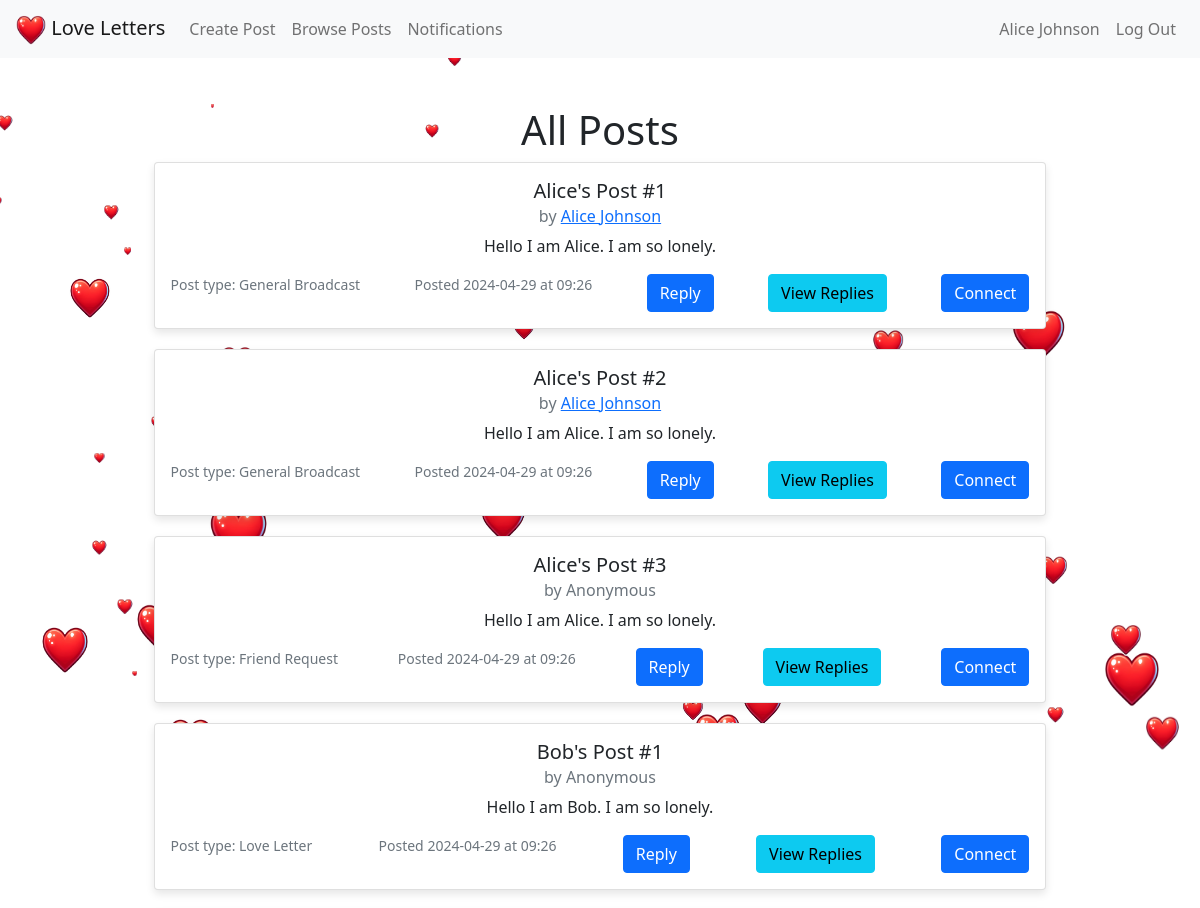
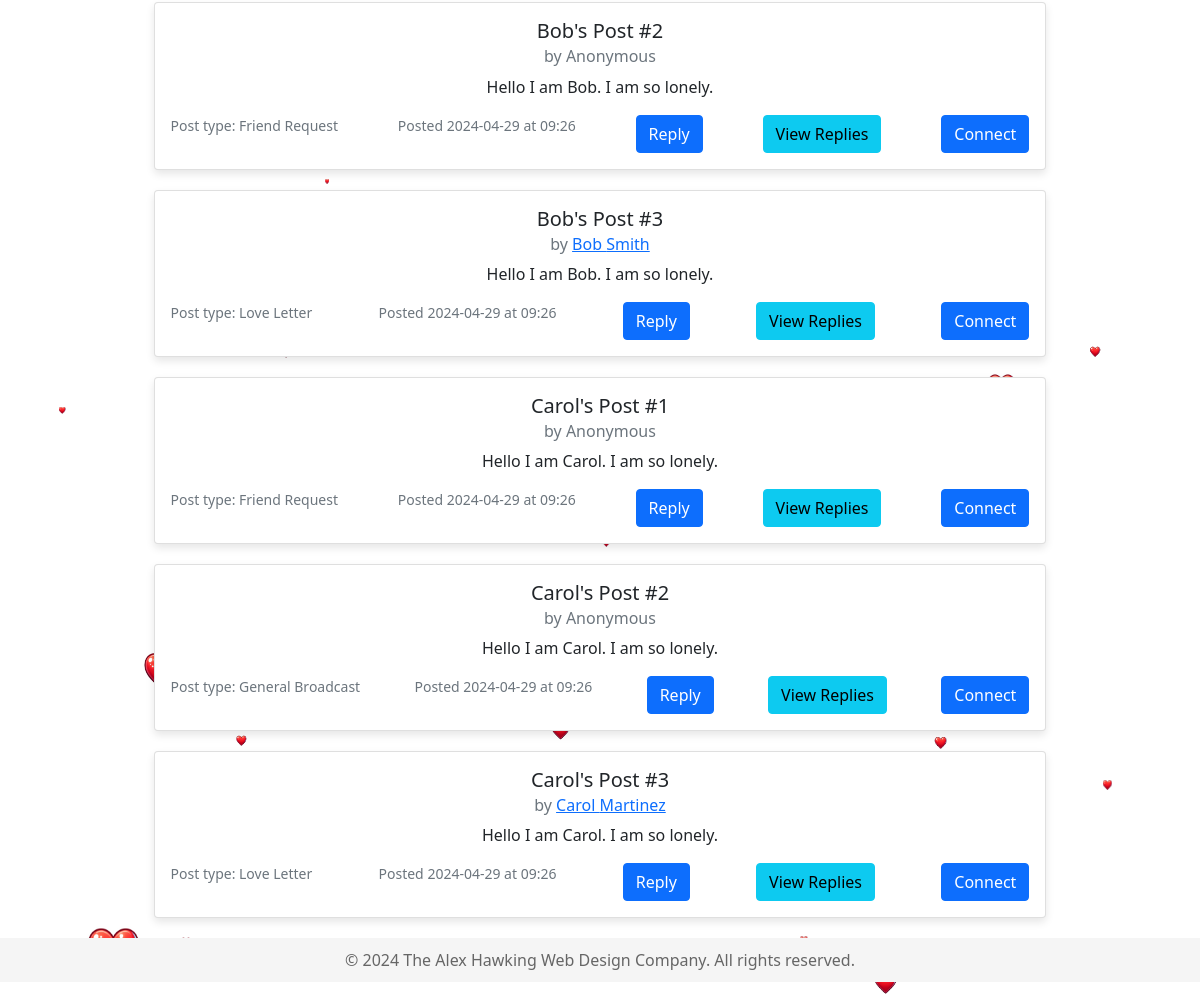
Page /post/browse (signed in) on the committed database (2 pictures, top to bottom).
### models.py (models this page shows)
class Post(db.Model):
    post_id = db.Column(db.Integer, primary_key=True)
    user_id = db.Column(db.Integer, db.ForeignKey("user.user_id"))
    title = db.Column(db.String(200), nullable=False)
    is_anonymous = db.Column(db.Boolean, default=False)
    content = db.Column(db.Text, nullable=False)
    post_type = db.Column(db.String(50), nullable=False)
    created_at = db.Column(db.DateTime, server_default=db.func.now())
    replies = db.relationship(
        "Reply", backref="post", lazy=True, order_by="desc(Reply.created_at)"
    )

class User(db.Model):
    user_id = db.Column(db.Integer, primary_key=True)
    first_name = db.Column(db.String(100), nullable=False)
    last_name = db.Column(db.String(100), nullable=False)
    gender = db.Column(db.String(50))
    email = db.Column(db.String(100), unique=True, nullable=False)
    password_hash = db.Column(db.String(128), nullable=False)
    phone_number = db.Column(db.String(50))
    socials = db.Column(JSON)
    posts = db.relationship("Post", backref="author", lazy=True)
    replies = db.relationship("Reply", backref="replier", lazy=True)

### blueprints/post.py (the view)
@post.route("/browse")
def browse():
    posts = Post.query.options(db.joinedload(Post.replies)).all()
    return render_template("browse.html", posts=posts)

### templates/browse.html (shortened to what this page needs)
{% extends "base.html" %}
{% block content %}
<div class="container mt-5">
    <h1 class="text-center">All Posts</h1>
    {% for post in posts %}
        {% include 'components/postcard.html' %}
    {% endfor %}
</div>
{% endblock %}

### templates/components/postcard.html (shortened to what this page needs)
<div class="card" style="width: 80%; margin-left: auto; margin-right: auto;">
    <div class="card-body">
        <h5 class="card-title">{{ post.title }}</h5>
        <h6 class="card-subtitle mb-2 text-muted">
            by {% if post.is_anonymous %}Anonymous{% else %}<a href="#" data-toggle="modal" data-target="#profileModal" onclick="loadUserProfile({{ post.user_id }})">
                {{ post.author.first_name }} {{ post.author.last_name }}
            </a>{% endif %}
        </h6>
        <p class="card-text">{{ post.content }}</p>
        <div class="d-flex justify-content-between">
            <small class="text-muted">Post type: {{ post.post_type }}</small>
            <small class="text-muted">
                Posted {{ post.created_at.strftime('%Y-%m-%d at %H:%M') }}
            </small>
            <button type="button" class="btn btn-primary" data-bs-toggle="modal" data-bs-target="#replyModal" onclick="setPostId({{ post.post_id }})">Reply</button>
            <button type="button" class="btn btn-info" onclick="toggleReplies({{ post.post_id }})">View Replies</button>
            <form action="{{ url_for('post.connect', post_id=post.post_id) }}" method="POST">
                <button type="submit" class="btn btn-primary">Connect</button>
            </form>
        </div>
    </div>
</div>

### static/css/style.css (style rules this page uses)
html, body { height: 100%; margin: 0; padding: 0; display: flex; flex-direction: column; }
.card { text-align: center; border-radius: 15px; box-shadow: 0 4px 8px rgba(0, 0, 0, 0.1); }
.card { width: 80%; margin: 0 auto 20px; box-shadow: 0 4px 8px rgba(0, 0, 0, 0.1); }

### rows in the picture
Post: title "Alice's Post #1", author.first_name "Alice", author.last_name "Johnson", content "Hello I am Alice. I am so lonely.", post_type "General Broadcast", created_at "2024-04-29 at 09:26"
Post: title "Alice's Post #2", author.first_name "Alice", author.last_name "Johnson", content "Hello I am Alice. I am so lonely.", post_type "General Broadcast", created_at "2024-04-29 at 09:26"
Post: title "Alice's Post #3", is_anonymous "Anonymous", content "Hello I am Alice. I am so lonely.", post_type "Friend Request", created_at "2024-04-29 at 09:26"
Post: title "Bob's Post #1", is_anonymous "Anonymous", content "Hello I am Bob. I am so lonely.", post_type "Love Letter", created_at "2024-04-29 at 09:26"
Post: title "Bob's Post #2", is_anonymous "Anonymous", content "Hello I am Bob. I am so lonely.", post_type "Friend Request", created_at "2024-04-29 at 09:26"
Post: title "Bob's Post #3", author.first_name "Bob", author.last_name "Smith", content "Hello I am Bob. I am so lonely.", post_type "Love Letter", created_at "2024-04-29 at 09:26"
Post: title "Carol's Post #1", is_anonymous "Anonymous", content "Hello I am Carol. I am so lonely.", post_type "Friend Request", created_at "2024-04-29 at 09:26"
Post: title "Carol's Post #2", is_anonymous "Anonymous", content "Hello I am Carol. I am so lonely.", post_type "General Broadcast", created_at "2024-04-29 at 09:26"
Post: title "Carol's Post #3", author.first_name "Carol", author.last_name "Martinez", content "Hello I am Carol. I am so lonely.", post_type "Love Letter", created_at "2024-04-29 at 09:26"

### other values in the picture
{{ session['user_name'] }} "Alice Johnson"
